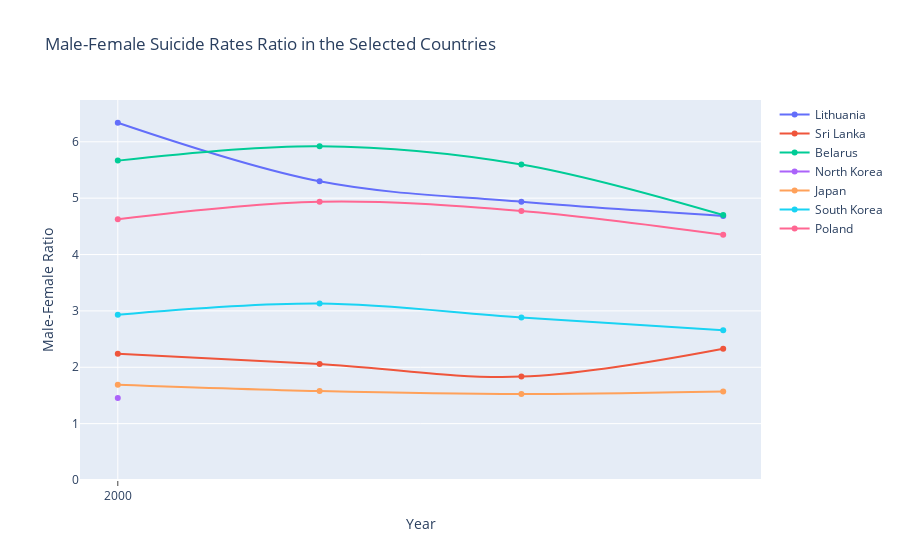

Write notebook code for a chart like this one.
### Code cell
data = []
for i in range(len(selected)):
    
    trace = go.Scatter(
        x = ['2000', '2005', '2010', '2015'],
        y = df1[selectedMasks[i]]['rate'].values.tolist(),
        name = selected[i],
        line=dict(
            shape='spline'
        )
    )
    data.append(trace)

layout = go.Layout(
    title='Male-Female Suicide Rates Ratio in the Selected Countries',
    xaxis=dict(
        title='Year',
        ticks='outside',
        tick0=0,
        dtick=5
    ),
    yaxis=dict(
        title='Male-Female Ratio',
        rangemode='tozero'
    )
)

fig = go.Figure(data=data, layout=layout)

py.iplot(fig, filename='line-mode')

### Figure 1 — Plotly figure (JSON) as saved in the notebook; plotly's stock layout.template omitted (floating-point values rounded to 4 significant figures)
{"data": [{"line": {"shape": "spline"}, "name": "Lithuania", "type": "scatter", "x": ["2000", "2005", "2010", "2015"], "y": [6.338, 5.299, 4.935, 4.686, 4.935, 4.094, 5.314, 5.283, 5.102, 4.863, 5.995, 6.802, 5.774, 5.389, 6.042, 6.102, 6.254, 5.368, 5.903, 7.338, 6.109, 5.635]}, {"line": {"shape": "spline"}, "name": "Sri Lanka", "type": "scatter", "x": ["2000", "2005", "2010", "2015"], "y": [2.242, 2.06, 1.834, 2.33, 1.997, 2.257, 2.625, 2.728, 2.978, 2.25, 2.528, 2.231, 2.761, 2.971, 2.353, 2.43, 2.295, 2.67, 2.861, 2.005, 2.246, 2.131, 2.315, 2.308, 2.411, 2.543, 2.894, 3.932]}, {"line": {"shape": "spline"}, "name": "Belarus", "type": "scatter", "x": ["2000", "2005", "2010", "2015"], "y": [5.666, 5.922, 5.599, 4.7, 4.311, 4.507, 5.16, 4.994, 5.199, 5.319, 5.806, 5.924, 6.719, 6.574, 7.208, 6.72, 7.669, 7.416, 6.873, 6.993, 6.753]}, {"line": {"shape": "spline"}, "name": "North Korea", "type": "scatter", "x": ["2000", "2005", "2010", "2015"], "y": [1.455]}, {"line": {"shape": "spline"}, "name": "Japan", "type": "scatter", "x": ["2000", "2005", "2010", "2015"], "y": [1.692, 1.579, 1.526, 1.569, 1.707, 1.714, 1.617, 1.616, 1.548, 1.493, 1.447, 1.4, 1.464, 1.504, 1.451, 1.509, 1.423, 1.423, 1.405, 1.392, 1.412, 1.435, 1.464, 1.472, 1.428, 1.578, 1.607, 1.712, 1.773, 1.802, 1.854, 1.946, 1.998, 2.343, 2.278, 2.194, 2.052, 2.069, 1.963, 1.864, 1.878, 1.994, 2.167, 2.295, 2.413, 2.325, 2.39, 2.434, 2.732, 2.849, 2.88, 2.869, 2.974, 3.001, 2.942]}, {"line": {"shape": "spline"}, "name": "South Korea", "type": "scatter", "x": ["2000", "2005", "2010", "2015"], "y": [2.934, 3.133, 2.884, 2.656, 2.527, 2.483, 2.452, 2.461, 2.425, 2.327, 2.407, 2.445, 2.478, 2.848, 2.603, 2.541, 2.528, 2.553, 2.504]}, {"line": {"shape": "spline"}, "name": "Poland", "type": "scatter", "x": ["2000", "2005", "2010", "2015"], "y": [4.626, 4.937, 4.773, 4.35, 5.189, 4.402, 4.825, 5.247, 5.193, 5.173, 4.772, 5.001, 5.201, 5.201, 4.841, 4.724, 5.491, 5.414, 5.497, 5.745, 5.64, 5.087, 5.047, 5.296, 5.276, 5.026, 5.04, 5.559, 5.244, 5.764, 5.447, 5.321, 5.879, 5.536, 5.638, 6.312, 5.695, 6.668, 5.762, 6.398, 6.43]}, {"line": {"shape": "spline"}, "name": "Belguim", "type": "scatter", "x": ["2000", "2005", "2010", "2015"], "y": []}], "layout": {"title": {"text": "Male-Female Suicide Rates Ratio in the Selected Countries"}, "xaxis": {"dtick": 5, "tick0": 0, "ticks": "outside", "title": {"text": "Year"}}, "yaxis": {"rangemode": "tozero", "title": {"text": "Male-Female Ratio"}}}}
